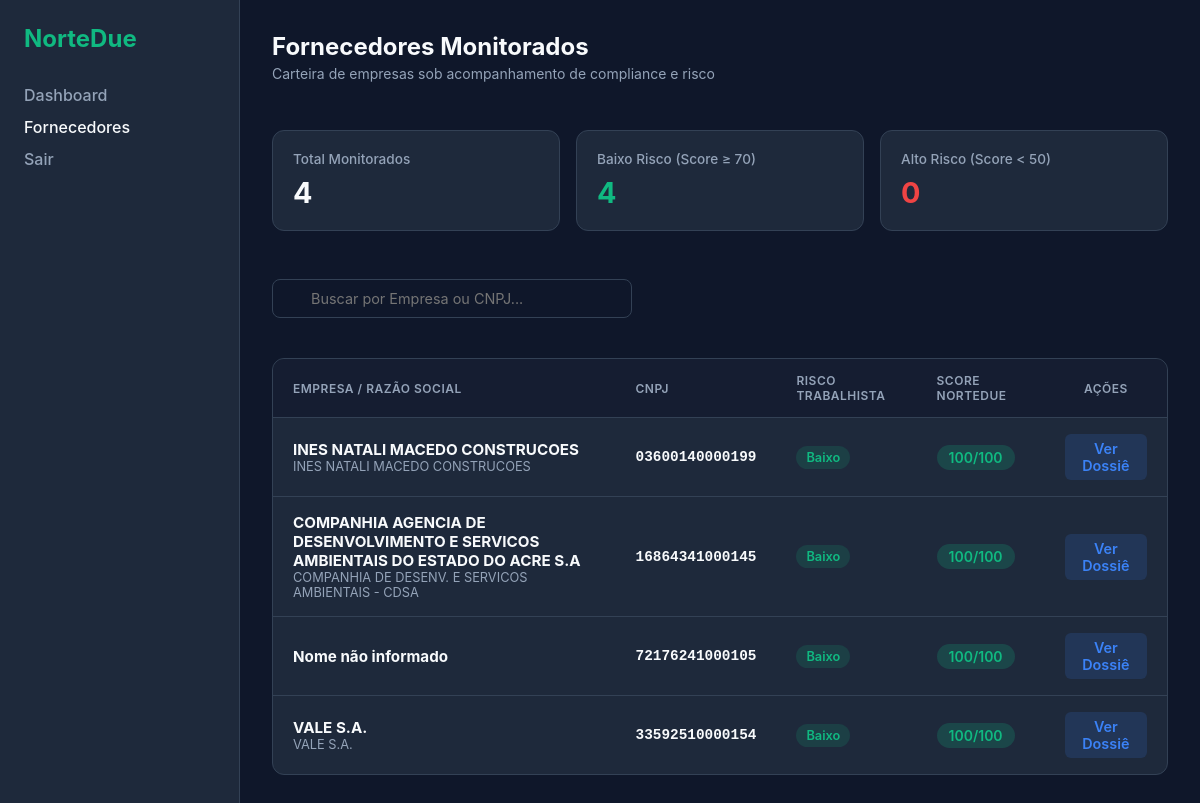
Before: /fornecedores/ (signed in) with the older database file.
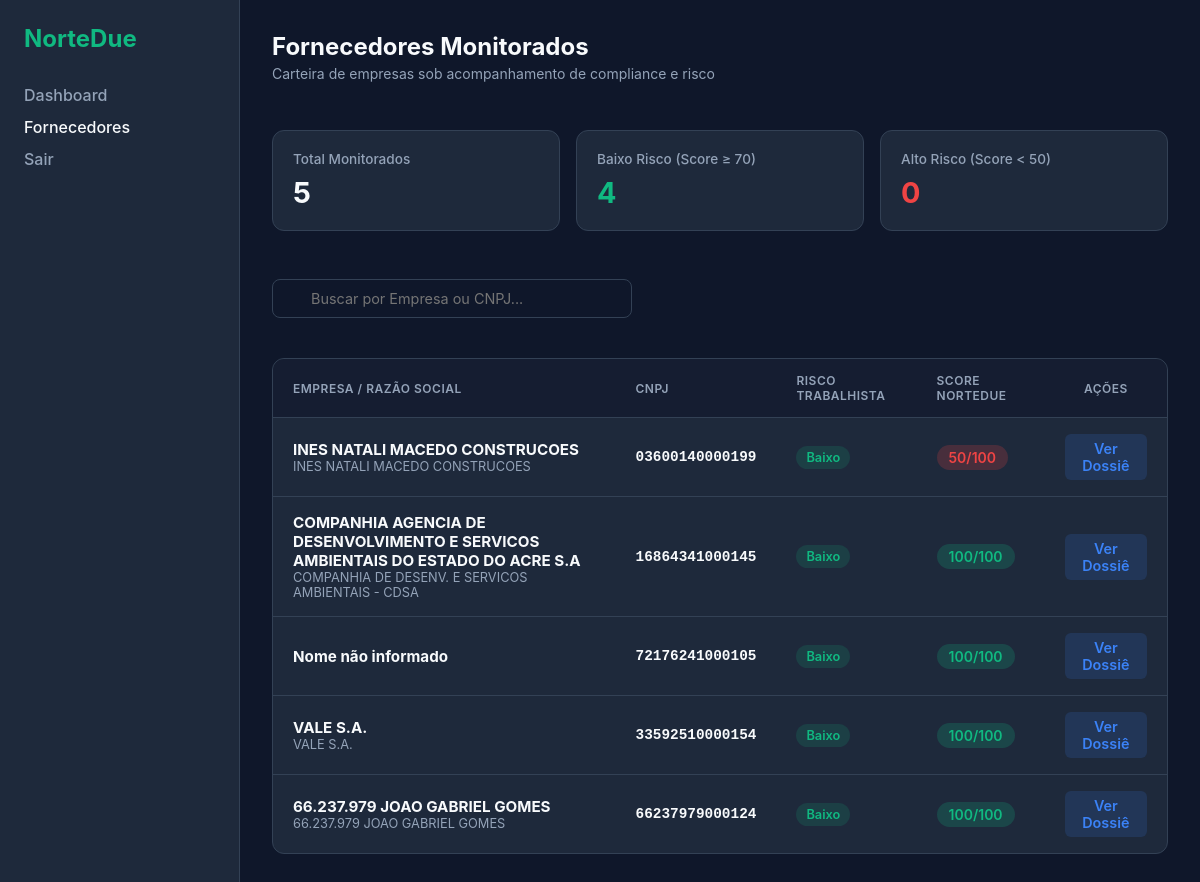
After: the same page with the newer database file.
### core/models.py (models this page shows, shortened)
class Supplier(models.Model):
    monitored_by = models.ManyToManyField(User, related_name='monitored_suppliers', blank=True)
    cnpj = models.CharField(max_length=18, unique=True)
    razao_social = models.CharField(max_length=255, blank=True, null=True)
    nome_fantasia = models.CharField(max_length=255, blank=True, null=True)
    cnae_principal = models.CharField(max_length=255, blank=True, null=True)
    situacao_cadastral = models.CharField(max_length=50, default='ATIVA')
    uf = models.CharField(max_length=2, blank=True, null=True)
    municipio = models.CharField(max_length=100, blank=True, null=True)
    active_processes = models.IntegerField(default=0)
    labor_risk = models.CharField(max_length=50, default='Baixo')
    environmental_situation = models.CharField(max_length=100, default='Regular')
    score_nortedue = models.IntegerField(default=100)
    updated_at = models.DateTimeField(auto_now=True)

### core/views.py (the view)
# urls.py: path('fornecedores/', views.suppliers_list, name='suppliers_list'),
@login_required(login_url='login')
def suppliers_list(request):
    search_query = request.GET.get('q', '').strip()
    suppliers = request.user.monitored_suppliers.all()
    if search_query:
        suppliers = suppliers.filter(
            Q(cnpj__icontains=search_query) |
            Q(razao_social__icontains=search_query)
        )
    context = {
        'suppliers': suppliers,
        'search_query': search_query,
        'total_suppliers': suppliers.count(),
        'high_risk_count': suppliers.filter(score_nortedue__lt=50).count(),
        'regular_count': suppliers.filter(score_nortedue__gte=70).count(),
    }
    return render(request, 'suppliers.html', context)

### core/templates/suppliers.html (shortened to what this page needs)
{% load static %}
<!DOCTYPE html>
<html lang="pt-br">
<head>
    <link rel="stylesheet" href="{% static 'core/css/dashboard.css' %}">
    <link rel="stylesheet" href="{% static 'core/css/suppliers.css' %}">
</head>
<body>
    <aside class="sidebar">
        <div class="brand">NorteDue</div>
        <ul class="nav-links">
            <li><a href="{% url 'dashboard' %}">Dashboard</a></li>
            <li><a href="{% url 'suppliers_list' %}" class="active">Fornecedores</a></li>
            <li><a href="{% url 'logout' %}">Sair</a></li>
        </ul>
    </aside>
    <main class="main-content">
        <div class="page-header">
            <div class="page-title">
                <h1>Fornecedores Monitorados</h1>
                <p>Carteira de empresas sob acompanhamento de compliance e risco</p>
            </div>
        </div>
        <div class="summary-cards">
            <div class="summary-card">
                <span>Total Monitorados</span>
                <h3>{{ total_suppliers }}</h3>
            </div>
            <div class="summary-card">
                <span>Baixo Risco (Score ≥ 70)</span>
                <h3 style="color: var(--accent-green);">{{ regular_count }}</h3>
            </div>
            <div class="summary-card">
                <span>Alto Risco (Score < 50)</span>
                <h3 style="color: var(--accent-red);">{{ high_risk_count }}</h3>
            </div>
        </div>
        <div class="table-toolbar">
            <div class="search-box">
                <input type="text" id="tableSearch" placeholder="Buscar por Empresa ou CNPJ...">
            </div>
        </div>
        <div class="table-container">
            {% if suppliers %}
                <table class="suppliers-table">
                    <thead>
                        <tr>
                            <th>Empresa / Razão Social</th>
                            <th>CNPJ</th>
                            <th>Risco Trabalhista</th>
                            <th>Score NorteDue</th>
                            <th style="text-align: center;">Ações</th>
                        </tr>
                    </thead>
                    <tbody>
                        {% for s in suppliers %}
                            <tr>
                                <td>
                                    <strong style="font-size: 0.95rem; color: #f8fafc;">
                                        {{ s.razao_social|default:"Nome não informado" }}
                                    </strong>
                                    {% if s.nome_fantasia %}
                                        <div style="font-size: 0.8rem; color: var(--text-muted);">{{ s.nome_fantasia }}</div>
                                    {% endif %}
                                </td>
                                <td class="cnpj-code">{{ s.cnpj }}</td>
                                <td>
                                    <span class="badge-risk {% if s.labor_risk == 'Baixo' %}badge-low{% elif s.labor_risk == 'Médio' %}badge-medium{% else %}badge-high{% endif %}">
                                        {{ s.labor_risk }}
                                    </span>
                                </td>
                                <td>
                                    <span class="metric-badge {% if s.score_nortedue >= 70 %}badge-success{% else %}badge-danger{% endif %}">
                                        {{ s.score_nortedue }}/100
                                    </span>
                                </td>
                                <td style="text-align: center;">
                                    <a href="{% url 'supplier_detail' s.id %}" style="display: inline-block; padding: 6px 14px; background-color: rgba(59, 130, 246, 0.15); color: #3b82f6; border-radius: 6px; font-weight: 600; text-decoration: none;">
                                        Ver Dossiê
                                    </a>
                                </td>
                            </tr>
                        {% endfor %}
                    </tbody>
                </table>
            {% else %}
                <div class="empty-state">
                    <p>Nenhum fornecedor cadastrado na sua carteira.</p>
                    <p style="font-size: 0.85rem; margin-top: 6px;">Consulte um CNPJ no Dashboard para adicionar a esta lista.</p>
                </div>
            {% endif %}
        </div>
    </main>
</body>
</html>

### core/static/core/css/dashboard.css (style rules this page uses)
:root { --bg-primary: #0f172a; --bg-card: #1e293b; --text-main: #f8fafc; --text-muted: #94a3b8; --accent-green: #10b981; --accent-red: #ef4444; --accent-blue: #3b82f6; --border-color: #334155; }
* { box-sizing: border-box; margin: 0; padding: 0; font-family: 'Inter', system-ui, -apple-system, sans-serif; }
body { background-color: var(--bg-primary); color: var(--text-main); display: flex; min-height: 100vh; }
.sidebar { width: 240px; background-color: var(--bg-card); border-right: 1px solid var(--border-color); padding: 24px; display: flex; flex-direction: column; gap: 32px; }
.brand { font-size: 1.5rem; font-weight: 700; color: var(--accent-green); }
.nav-links { list-style: none; display: flex; flex-direction: column; gap: 12px; }
.nav-links a { color: var(--text-muted); text-decoration: none; font-weight: 500; transition: color 0.2s; }
.nav-links a:hover, .nav-links a.active { color: var(--text-main); }
.main-content { flex: 1; padding: 32px; display: flex; flex-direction: column; gap: 24px; }
.metric-badge { display: inline-block; padding: 4px 12px; border-radius: 20px; font-size: 0.875rem; font-weight: 600; }
.badge-success { background-color: rgba(16, 185, 129, 0.2); color: var(--accent-green); }
.badge-danger { background-color: rgba(239, 68, 68, 0.2); color: var(--accent-red); }

### core/static/core/css/suppliers.css (style rules this page uses)
.page-header { display: flex; justify-content: space-between; align-items: center; margin-bottom: 24px; }
.page-title h1 { font-size: 1.5rem; font-weight: 700; color: var(--text-primary); }
.page-title p { color: var(--text-muted); font-size: 0.875rem; margin-top: 4px; }
.summary-cards { display: grid; grid-template-columns: repeat(3, 1fr); gap: 16px; margin-bottom: 24px; }
.summary-card { background-color: var(--bg-card); border: 1px solid var(--border-color); border-radius: 12px; padding: 20px; display: flex; flex-direction: column; gap: 8px; }
.summary-card span { color: var(--text-muted); font-size: 0.85rem; font-weight: 500; }
.summary-card h3 { font-size: 1.8rem; font-weight: 700; color: var(--text-primary); }
.table-toolbar { display: flex; justify-content: space-between; align-items: center; gap: 16px; margin-bottom: 16px; }
.search-box { position: relative; flex: 1; max-width: 360px; }
.search-box input { width: 100%; background-color: var(--bg-main); border: 1px solid var(--border-color); border-radius: 8px; padding: 10px 14px 10px 38px; color: var(--text-primary); font-size: 0.9rem; outline: none; }
.table-container { background-color: var(--bg-card); border: 1px solid var(--border-color); border-radius: 12px; overflow-x: auto; }
.suppliers-table { width: 100%; border-collapse: collapse; text-align: left; font-size: 0.9rem; }
.suppliers-table th { background-color: rgba(15, 23, 42, 0.6); color: var(--text-muted); font-weight: 600; padding: 14px 20px; border-bottom: 1px solid var(--border-color); text-transform: uppercase; font-size: 0.75rem; letter-spacing: 0.5px; }
.suppliers-table td { padding: 16px 20px; border-bottom: 1px solid var(--border-color); color: var(--text-primary); vertical-align: middle; }
.suppliers-table tbody tr:last-child td { border-bottom: none; }
.cnpj-code { font-family: monospace; font-weight: 600; color: var(--text-primary); }
.badge-risk { display: inline-block; padding: 4px 10px; border-radius: 12px; font-size: 0.8rem; font-weight: 600; }
.badge-low { background-color: rgba(16, 185, 129, 0.15); color: var(--accent-green); }

Changed rows visible on the page:
changed Supplier "INES NATALI MACEDO CONSTRUCOES": score_nortedue "100" → "50"
added Supplier: razao_social "66.237.979 JOAO GABRIEL GOMES", nome_fantasia "66.237.979 JOAO GABRIEL GOMES", cnpj "66237979000124", labor_risk "Baixo", score_nortedue "100"
Other visible differences:
{{ total_suppliers }}: "4" → "5"
